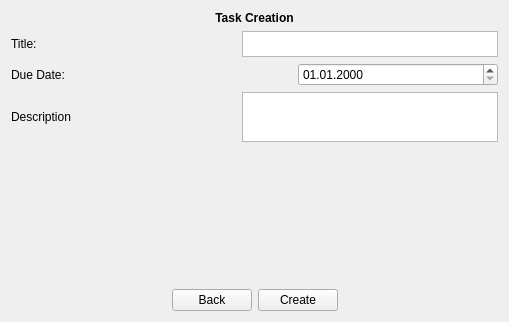
<?xml version="1.0" encoding="UTF-8"?>
<ui version="4.0">
 <class>creation_window</class>
 <widget class="QWidget" name="creation_window">
  <property name="geometry">
   <rect>
    <x>0</x>
    <y>0</y>
    <width>509</width>
    <height>322</height>
   </rect>
  </property>
  <property name="maximumSize">
   <size>
    <width>16777215</width>
    <height>16777215</height>
   </size>
  </property>
  <property name="windowTitle">
   <string>Widget</string>
  </property>
  <layout class="QVBoxLayout" name="verticalLayout_2">
   <item>
    <widget class="QLabel" name="window_title">
     <property name="font">
      <font>
       <bold>true</bold>
      </font>
     </property>
     <property name="text">
      <string>Task Creation</string>
     </property>
     <property name="alignment">
      <set>Qt::AlignmentFlag::AlignCenter</set>
     </property>
    </widget>
   </item>
   <item>
    <layout class="QHBoxLayout" name="title_layout">
     <item>
      <widget class="QLabel" name="title_label">
       <property name="text">
        <string>Title:</string>
       </property>
      </widget>
     </item>
     <item>
      <spacer name="horizontalSpacer">
       <property name="orientation">
        <enum>Qt::Orientation::Horizontal</enum>
       </property>
       <property name="sizeHint" stdset="0">
        <size>
         <width>40</width>
         <height>20</height>
        </size>
       </property>
      </spacer>
     </item>
     <item>
      <widget class="QTextEdit" name="title_edit">
       <property name="maximumSize">
        <size>
         <width>16777215</width>
         <height>26</height>
        </size>
       </property>
      </widget>
     </item>
    </layout>
   </item>
   <item>
    <layout class="QHBoxLayout" name="due_date_layout">
     <item>
      <widget class="QLabel" name="due_date_label">
       <property name="text">
        <string>Due Date: </string>
       </property>
      </widget>
     </item>
     <item>
      <spacer name="horizontalSpacer_3">
       <property name="orientation">
        <enum>Qt::Orientation::Horizontal</enum>
       </property>
       <property name="sizeHint" stdset="0">
        <size>
         <width>40</width>
         <height>20</height>
        </size>
       </property>
      </spacer>
     </item>
     <item>
      <widget class="QDateTimeEdit" name="due_date_edit">
       <property name="minimumSize">
        <size>
         <width>200</width>
         <height>0</height>
        </size>
       </property>
       <property name="displayFormat">
        <string>dd.MM.yyyy</string>
       </property>
      </widget>
     </item>
    </layout>
   </item>
   <item>
    <layout class="QHBoxLayout" name="description_layout">
     <item>
      <widget class="QLabel" name="description_label">
       <property name="minimumSize">
        <size>
         <width>0</width>
         <height>0</height>
        </size>
       </property>
       <property name="maximumSize">
        <size>
         <width>16777215</width>
         <height>40</height>
        </size>
       </property>
       <property name="text">
        <string>Description</string>
       </property>
      </widget>
     </item>
     <item>
      <spacer name="horizontalSpacer_2">
       <property name="orientation">
        <enum>Qt::Orientation::Horizontal</enum>
       </property>
       <property name="sizeHint" stdset="0">
        <size>
         <width>40</width>
         <height>20</height>
        </size>
       </property>
      </spacer>
     </item>
     <item>
      <widget class="QTextEdit" name="description_edit">
       <property name="maximumSize">
        <size>
         <width>16777215</width>
         <height>50</height>
        </size>
       </property>
      </widget>
     </item>
    </layout>
   </item>
   <item>
    <spacer name="verticalSpacer">
     <property name="orientation">
      <enum>Qt::Orientation::Vertical</enum>
     </property>
     <property name="sizeHint" stdset="0">
      <size>
       <width>20</width>
       <height>40</height>
      </size>
     </property>
    </spacer>
   </item>
   <item>
    <layout class="QHBoxLayout" name="button_layout">
     <item>
      <spacer name="button_spacer">
       <property name="orientation">
        <enum>Qt::Orientation::Horizontal</enum>
       </property>
       <property name="sizeHint" stdset="0">
        <size>
         <width>40</width>
         <height>20</height>
        </size>
       </property>
      </spacer>
     </item>
     <item>
      <widget class="QPushButton" name="back_button">
       <property name="text">
        <string>Back</string>
       </property>
      </widget>
     </item>
     <item>
      <widget class="QPushButton" name="create_button">
       <property name="text">
        <string>Create</string>
       </property>
      </widget>
     </item>
     <item>
      <spacer name="button_spacer_2">
       <property name="orientation">
        <enum>Qt::Orientation::Horizontal</enum>
       </property>
       <property name="sizeHint" stdset="0">
        <size>
         <width>40</width>
         <height>20</height>
        </size>
       </property>
      </spacer>
     </item>
    </layout>
   </item>
  </layout>
 </widget>
 <resources/>
 <connections/>
</ui>
